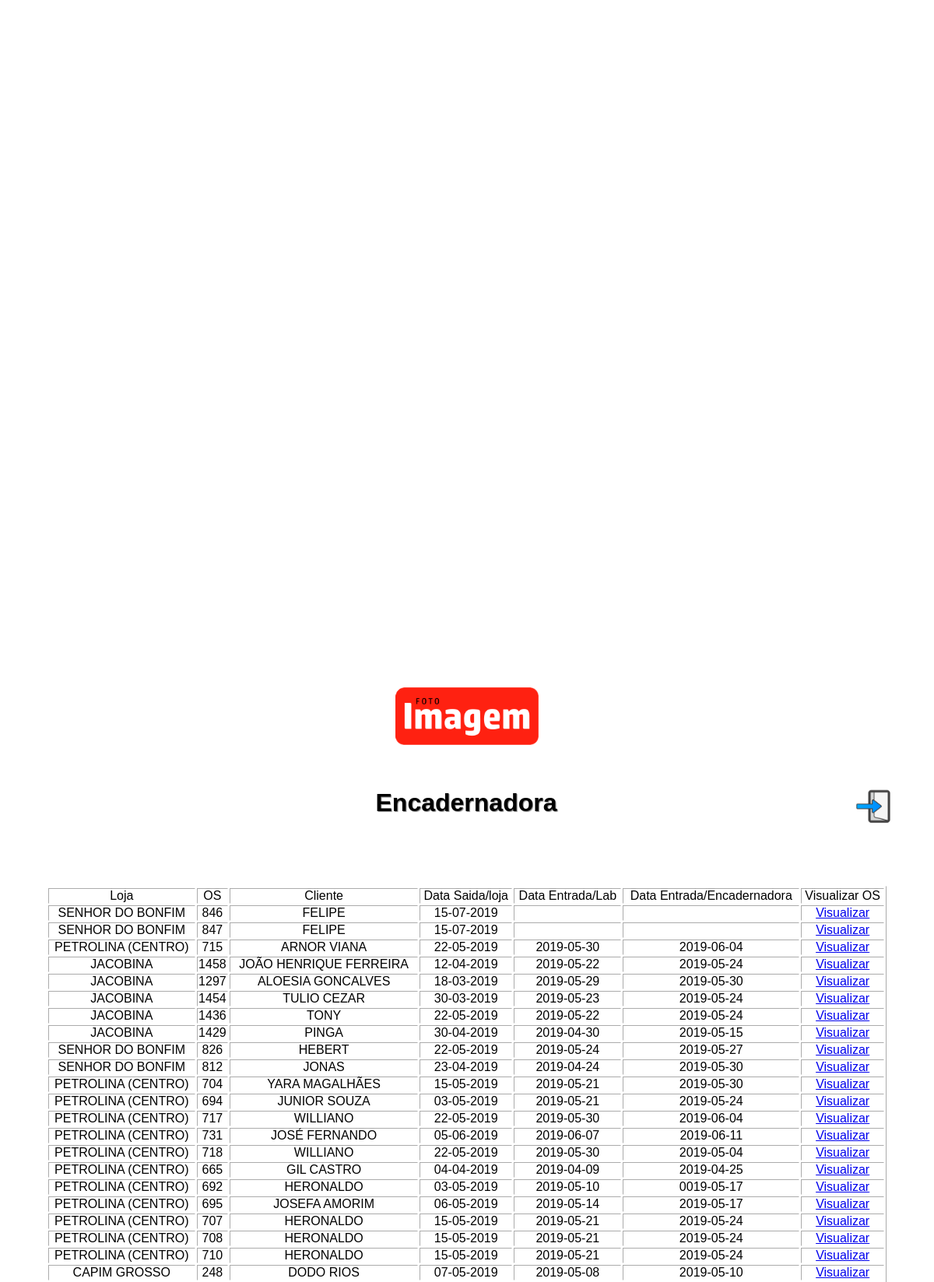
The page /pedidos.php (upper part) on the database its author committed.
### tables this page shows
CREATE TABLE `pedido` (
  `id_pedido` int(4) NOT NULL,
  `id_loja` int(4) NOT NULL,
  `os_fotografia` varchar(150) NOT NULL,
  `os` varchar(10) DEFAULT NULL,
  `codigo_cliente` int(6) DEFAULT NULL,
  `cliente` varchar(250) DEFAULT NULL,
  `email_cliente` varchar(250) DEFAULT NULL,
  `telefone_cliente` varchar(50) DEFAULT NULL,
  `vendedor` varchar(150) DEFAULT NULL,
  `status_pag` int(4) DEFAULT NULL,
  `valor` decimal(5,2) DEFAULT NULL,
  `id_status` int(4) DEFAULT NULL,
  `data_loja` varchar(100) DEFAULT NULL,
  `data_lab` varchar(20) DEFAULT NULL,
  `data_encad` varchar(20) DEFAULT NULL,
  `id_modelo` int(4) DEFAULT NULL,
  `id_tamanhoalb` int(4) DEFAULT NULL,
  `paginas` varchar(10) DEFAULT NULL,
  `id_laminacao` int(4) DEFAULT NULL,
  `id_modelocapa` int(4) DEFAULT NULL,
  `id_laminacaocapa` int(4) DEFAULT NULL,
  `id_cantoneira` int(4) DEFAULT NULL,
  `id_corte` int(4) DEFAULT NULL,
  `id_estojo` int(4) DEFAULT NULL,
  `id_maleta` int(4) DEFAULT NULL
);

CREATE TABLE `lojas` (
  `id_loja` int(4) NOT NULL,
  `nome_loja` varchar(150) NOT NULL
);

### pedidos.php (the view, shortened to what this page needs)
<?php
		include('conexao.php');
?>
<!DOCTYPE html>
<html>
<head>
	<link rel="stylesheet" type="text/css" href="css/estilo.css">
</head>
<body>
	<img src="imagens/logo.png" id="logo">
	<div id="interface">
<a href="index_loja.php"><img src="imagens/sair.png" id="sair2" title="Sair"></a>
	<h1>Encadernadora</h1>
<?php
	$listar_pedidos="SELECT p.id_pedido, l.nome_loja, p.os, p.cliente, p.data_loja, p.data_lab, p.data_encad   FROM pedido as p join lojas as l on p.id_loja=l.id_loja";
	$query_listar=mysqli_query($conecta, $listar_pedidos);
	if($query_listar){
echo"<table border='1'>";
	echo "<tr><td>Loja</td>";
	echo "<td>OS</td>";
	echo"<td>Cliente</td>";
	echo "<td>Data Saida/loja</td>";
	echo "<td>Data Entrada/Lab</td>";
	echo "<td>Data Entrada/Encadernadora</td>";
	echo "<td>Visualizar OS</td></tr>";
	while($lista_de_pedidos=mysqli_fetch_array($query_listar)){
		$loja=$lista_de_pedidos['nome_loja'];
		$os=$lista_de_pedidos['os'];
		$data_loja=$lista_de_pedidos['data_loja'];
		$data_lab=isset($lista_de_pedidos['data_lab'])?$lista_de_pedidos['data_lab']:'';
		$data_encad=$lista_de_pedidos['data_encad'];
		$cliente=$lista_de_pedidos['cliente'];
		$id_pedido=$lista_de_pedidos['id_pedido'];
		echo "<tr><td>$loja</td>";
		echo"<td>$os</td>";
		echo"<td>".mb_strtoupper($cliente)."</td>";
		echo"<td>".date('d-m-Y', strtotime($data_loja))."</td>";
		echo"<td>".$data_lab."</td>";
		echo"<td>".$data_encad."</td>";
		echo"<td><a href='os_visualizacao.php?id=$id_pedido'>Visualizar</a></td>";
		echo"</tr>";
	}
	}
	else{
		echo mysqli_error($conecta);
	}
?>
</div>
</body>
</html>

### css/estilo.css (style rules this page uses)
* { margin:0; padding:0; }
#interface { width: 1080px; background: white; top: 31%; padding: 30px; position: absolute; left: 50%; margin-left: -571px; margin-top: -30px; border-radius: 7px; }
body { font-family: arial; color: black; background-image: url(http://www.fotoimagem.com.br/templates/imagem/imgs/bg_25.png); }
h1 { text-align: center; text-shadow: 1px 1px 1px gray; margin-bottom: 88px; color: black; }
table { width: 100%; text-align: center; margin:0 auto; border-color: white; margin-top: 18px; }
img#logo { position: absolute; top: 31%; left: 50%; width: 184px; margin-left: -92px; margin-top: -130px; }
#sair2 { width: 50px; margin-left: 91%; position: absolute; cursor: pointer; }

### rows shown on the page
pedido: id_loja.nome_loja "SENHOR DO BONFIM", os "846", cliente "FELIPE", data_loja "15-07-2019"
pedido: id_loja.nome_loja "SENHOR DO BONFIM", os "847", cliente "FELIPE", data_loja "15-07-2019"
pedido: id_loja.nome_loja "PETROLINA (CENTRO)", os "715", cliente "ARNOR VIANA", data_loja "22-05-2019", data_lab "2019-05-30", data_encad "2019-06-04"
pedido: id_loja.nome_loja "JACOBINA", os "1458", cliente "JOÃO HENRIQUE FERREIRA", data_loja "12-04-2019", data_lab "2019-05-22", data_encad "2019-05-24"
pedido: id_loja.nome_loja "JACOBINA", os "1297", cliente "ALOESIA GONCALVES", data_loja "18-03-2019", data_lab "2019-05-29", data_encad "2019-05-30"
pedido: id_loja.nome_loja "JACOBINA", os "1454", cliente "TULIO CEZAR", data_loja "30-03-2019", data_lab "2019-05-23", data_encad "2019-05-24"
pedido: id_loja.nome_loja "JACOBINA", os "1436", cliente "TONY", data_loja "22-05-2019", data_lab "2019-05-22", data_encad "2019-05-24"
pedido: id_loja.nome_loja "JACOBINA", os "1429", cliente "PINGA", data_loja "30-04-2019", data_lab "2019-04-30", data_encad "2019-05-15"
pedido: id_loja.nome_loja "SENHOR DO BONFIM", os "826", cliente "HEBERT", data_loja "22-05-2019", data_lab "2019-05-24", data_encad "2019-05-27"
pedido: id_loja.nome_loja "SENHOR DO BONFIM", os "812", cliente "JONAS", data_loja "23-04-2019", data_lab "2019-04-24", data_encad "2019-05-30"
pedido: id_loja.nome_loja "PETROLINA (CENTRO)", os "704", cliente "YARA MAGALHÃES", data_loja "15-05-2019", data_lab "2019-05-21", data_encad "2019-05-30"
pedido: id_loja.nome_loja "PETROLINA (CENTRO)", os "694", cliente "JUNIOR SOUZA", data_loja "03-05-2019", data_lab "2019-05-21", data_encad "2019-05-24"
pedido: id_loja.nome_loja "PETROLINA (CENTRO)", os "717", cliente "WILLIANO", data_loja "22-05-2019", data_lab "2019-05-30", data_encad "2019-06-04"
pedido: id_loja.nome_loja "PETROLINA (CENTRO)", os "731", cliente "JOSÉ FERNANDO", data_loja "05-06-2019", data_lab "2019-06-07", data_encad "2019-06-11"
pedido: id_loja.nome_loja "PETROLINA (CENTRO)", os "718", cliente "WILLIANO", data_loja "22-05-2019", data_lab "2019-05-30", data_encad "2019-05-04"
pedido: id_loja.nome_loja "PETROLINA (CENTRO)", os "665", cliente "GIL CASTRO", data_loja "04-04-2019", data_lab "2019-04-09", data_encad "2019-04-25"
pedido: id_loja.nome_loja "PETROLINA (CENTRO)", os "692", cliente "HERONALDO", data_loja "03-05-2019", data_lab "2019-05-10", data_encad "0019-05-17"
pedido: id_loja.nome_loja "PETROLINA (CENTRO)", os "695", cliente "JOSEFA AMORIM", data_loja "06-05-2019", data_lab "2019-05-14", data_encad "2019-05-17"
pedido: id_loja.nome_loja "PETROLINA (CENTRO)", os "707", cliente "HERONALDO", data_loja "15-05-2019", data_lab "2019-05-21", data_encad "2019-05-24"
pedido: id_loja.nome_loja "PETROLINA (CENTRO)", os "708", cliente "HERONALDO", data_loja "15-05-2019", data_lab "2019-05-21", data_encad "2019-05-24"
pedido: id_loja.nome_loja "PETROLINA (CENTRO)", os "710", cliente "HERONALDO", data_loja "15-05-2019", data_lab "2019-05-21", data_encad "2019-05-24"
pedido: id_loja.nome_loja "CAPIM GROSSO", os "248", cliente "DODO RIOS", data_loja "07-05-2019", data_lab "2019-05-08", data_encad "2019-05-10"
